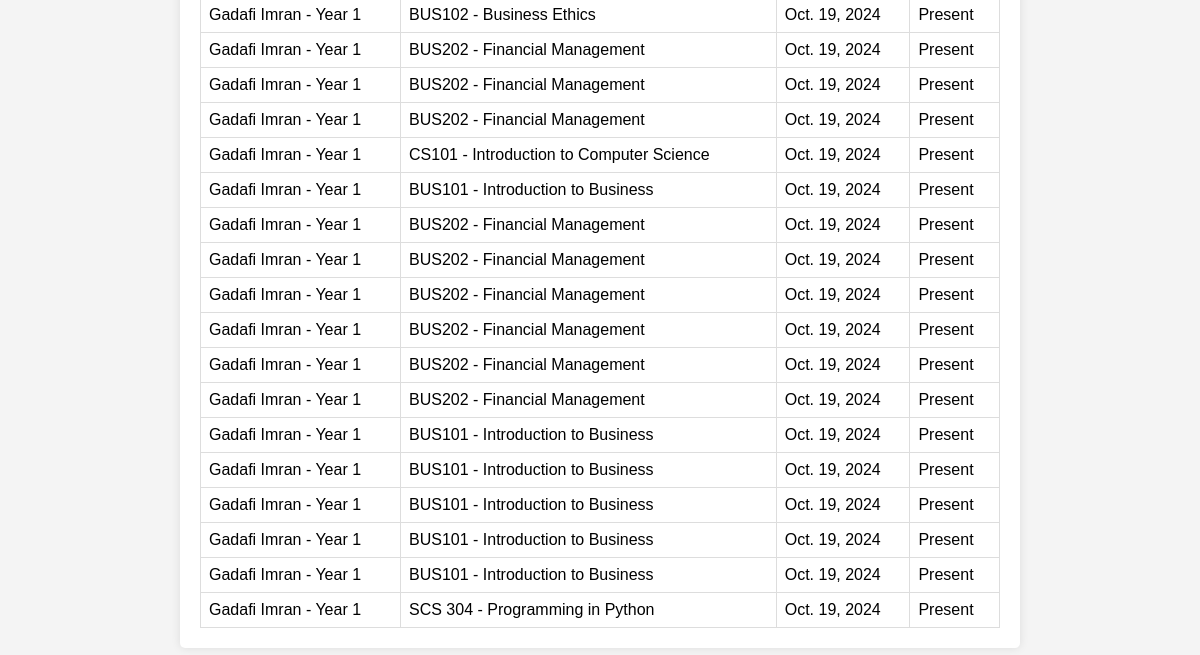
The page /attendance/ (lower part) on the database as committed earlier.
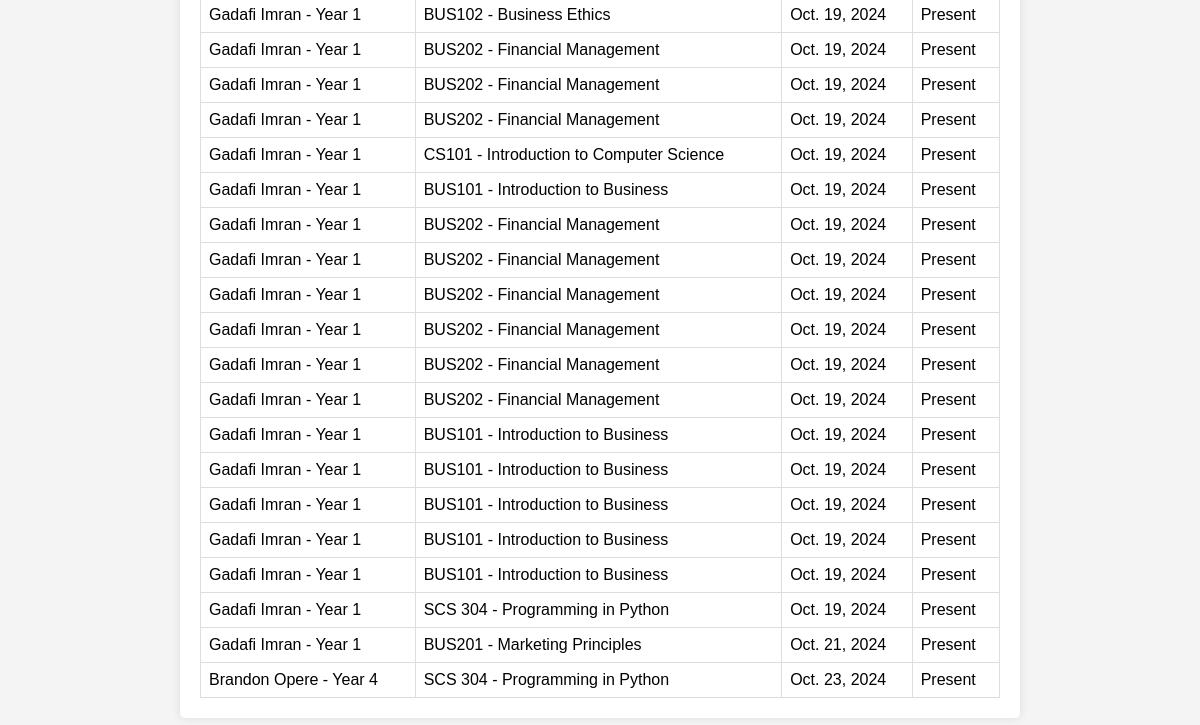
The same page on the database as committed later.
### attendance/models.py (models this page shows, shortened)
class Attendance(models.Model):
    student = models.ForeignKey(Student, on_delete=models.CASCADE)
    unit = models.ForeignKey(Unit, on_delete=models.CASCADE)
    week = models.CharField(max_length=50)  # Added week field to track attendance by week
    date = models.DateField(auto_now_add=True)
    present = models.BooleanField(default=False)

class Student(models.Model):
    profile = models.OneToOneField(StudentProfile, on_delete=models.CASCADE, limit_choices_to={'role': 'student'})
    course = models.ForeignKey(Course, on_delete=models.CASCADE)
    year_of_study = models.IntegerField()
    def __str__(self):
        return f'{self.profile.first_name} {self.profile.last_name} - Year {self.year_of_study}'

class StudentProfile(models.Model):
    user_name = models.CharField(max_length=300)
    first_name = models.CharField(max_length=70)
    last_name = models.CharField(max_length=70)
    reg_no = models.CharField(max_length=70)  # Registration number should be a CharField for alphanumeric codes
    phone = models.CharField(max_length=15)  # Using CharField to accommodate special characters like '+'
    email = models.EmailField()
    dob = models.DateField()  # Date of birth
    course = models.CharField(max_length=200)
    religion = models.CharField(max_length=70)
    games = models.CharField(max_length=70)
    hostel = models.CharField(max_length=70)
    room_no = models.CharField(max_length=70)
    year = models.CharField(max_length=70 ,null=True, blank=False)
    fee_balance = models.CharField(max_length=70,null=True, blank=False)
    parents_phone = models.CharField(max_length=15)  # CharField for phone
    parents_name = models.CharField(max_length=70)
    address = models.CharField(max_length=100)  # Increased length for more flexibility
    role = models.CharField(choices=ROLES, max_length=20, null=True, blank=False, default='student')
    image = models.ImageField(upload_to='profile_images/',null=True, blank=False)
    updated = models.DateTimeField(auto_now=True)

class Unit(models.Model):
    unit_code = models.CharField(max_length=10, unique=True)
    unit_name = models.CharField(max_length=200)
    course = models.CharField(max_length=200)  # Assuming this is just the name of the course here
    semester = models.CharField(max_length=20)  # e.g., 'Semester 1', 'Semester 2'
    year_of_study = models.IntegerField()  # e.g., 1st year, 2nd year, etc.
    lecturer = models.ForeignKey(LecturerProfile, on_delete=models.CASCADE, limit_choices_to={'role': 'lecturer'})
    current_week = models.CharField(max_length=2,null=True, blank=False, default='1')  # Tracks the current week students can sign for
    def __str__(self):
        return f'{self.unit_code} - {self.unit_name}'

### attendance/views.py (the view)
# urls.py: path('attendance/', views.attendance_list, name='attendance_list'),
def attendance_list(request):
    attendances = Attendance.objects.all()
    return render(request, 'attendance/attendance_list.html', {'attendances': attendances})

### templates/attendance/attendance_list.html (shortened to what this page needs)
<!DOCTYPE html>
<html lang="en">
<head>
</head>
<body>
    <div class="container">
        {% if attendances %}
            <table>
                <tbody>
                    {% for attendance in attendances %}
                        <tr>
                            <td>{{ attendance.student }}</td>
                            <td>{{ attendance.unit }}</td>
                            <td>{{ attendance.date }}</td>
                            <td>{{ attendance.present|yesno:"Present,Absent" }}</td>
                        </tr>
                    {% endfor %}
                </tbody>
            </table>
        {% else %}
            <p>No attendance records found.</p>
        {% endif %}
    </div>
</body>
</html>

Rows that differ between the two databases and show on the page:
added Attendance: student "Gadafi Imran - Year 1", unit "BUS201 - Marketing Principles", date "Oct. 21, 2024", present "Present"
added Attendance: student "Brandon Opere - Year 4", unit "SCS 304 - Programming in Python", date "Oct. 23, 2024", present "Present"
